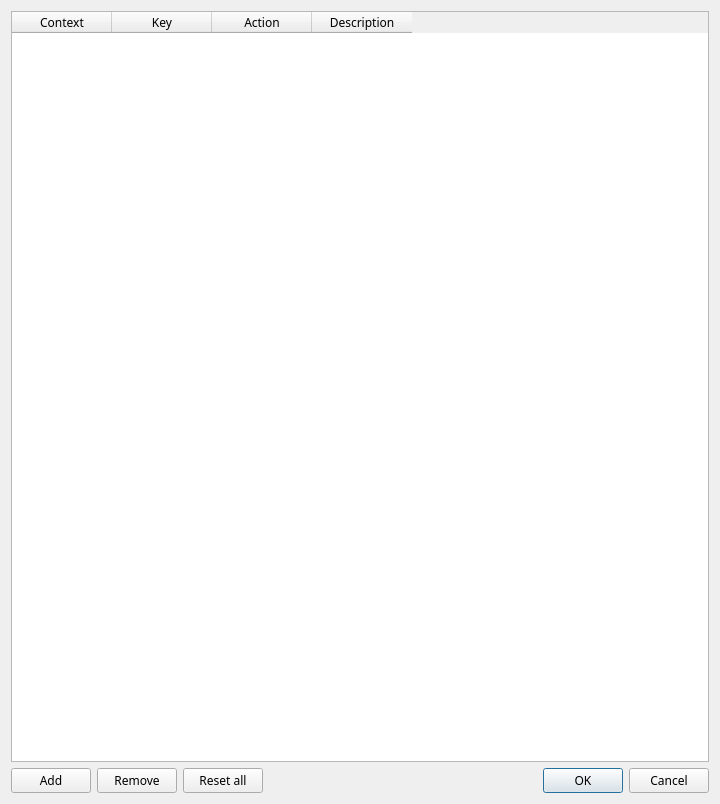
<?xml version="1.0" encoding="UTF-8"?>
<ui version="4.0">
 <class>Dialog</class>
 <widget class="QDialog" name="Dialog">
  <property name="geometry">
   <rect>
    <x>0</x>
    <y>0</y>
    <width>720</width>
    <height>804</height>
   </rect>
  </property>
  <property name="minimumSize">
   <size>
    <width>720</width>
    <height>400</height>
   </size>
  </property>
  <property name="font">
   <font>
    <family>JetBrains Mono</family>
   </font>
  </property>
  <property name="windowTitle">
   <string>Edit Keys</string>
  </property>
  <layout class="QVBoxLayout" name="verticalLayout">
   <item>
    <widget class="QTableWidget" name="table">
     <property name="columnCount">
      <number>4</number>
     </property>
     <attribute name="verticalHeaderVisible">
      <bool>false</bool>
     </attribute>
     <column>
      <property name="text">
       <string>Context</string>
      </property>
     </column>
     <column>
      <property name="text">
       <string>Key</string>
      </property>
     </column>
     <column>
      <property name="text">
       <string>Action</string>
      </property>
     </column>
     <column>
      <property name="text">
       <string>Description</string>
      </property>
     </column>
    </widget>
   </item>
   <item>
    <layout class="QHBoxLayout" name="buttonRow">
     <item>
      <widget class="QPushButton" name="add_button">
       <property name="text">
        <string>Add</string>
       </property>
      </widget>
     </item>
     <item>
      <widget class="QPushButton" name="remove_button">
       <property name="text">
        <string>Remove</string>
       </property>
      </widget>
     </item>
     <item>
      <widget class="QPushButton" name="reset_all_button">
       <property name="text">
        <string>Reset all</string>
       </property>
      </widget>
     </item>
     <item>
      <spacer name="horizontalSpacer">
       <property name="orientation">
        <enum>Qt::Orientation::Horizontal</enum>
       </property>
       <property name="sizeType">
        <enum>QSizePolicy::Policy::Expanding</enum>
       </property>
       <property name="sizeHint" stdset="0">
        <size>
         <width>40</width>
         <height>20</height>
        </size>
       </property>
      </spacer>
     </item>
     <item>
      <widget class="QDialogButtonBox" name="button_box">
       <property name="standardButtons">
        <set>QDialogButtonBox::StandardButton::Cancel|QDialogButtonBox::StandardButton::Ok</set>
       </property>
      </widget>
     </item>
    </layout>
   </item>
  </layout>
 </widget>
 <resources/>
 <connections/>
</ui>
